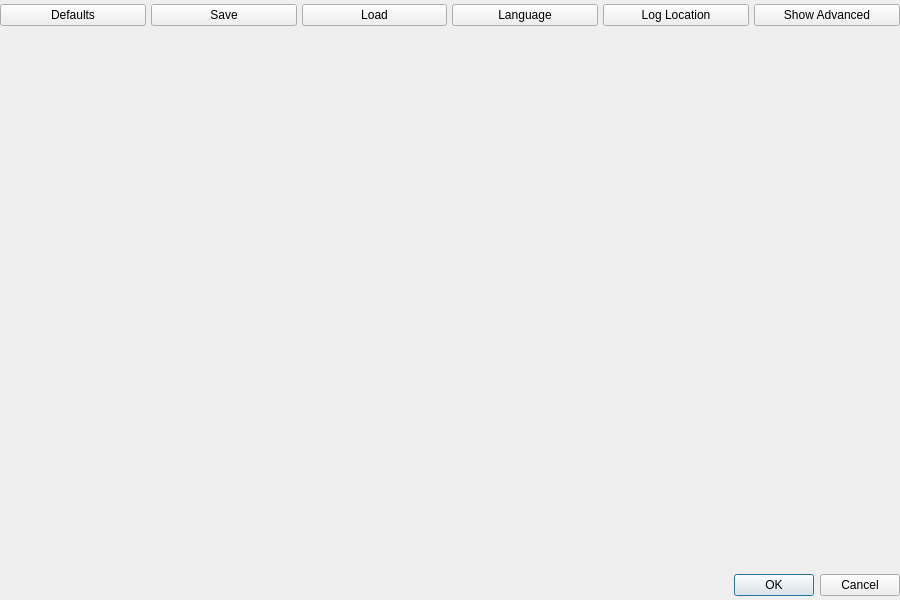
<?xml version="1.0" encoding="UTF-8"?>
<ui version="4.0">
 <class>AskUserForResourcesDialog</class>
 <widget class="QDialog" name="AskUserForResourcesDialog">
  <property name="geometry">
   <rect>
    <x>0</x>
    <y>0</y>
    <width>900</width>
    <height>600</height>
   </rect>
  </property>
  <property name="windowTitle">
   <string>Please define resources</string>
  </property>
  <layout class="QVBoxLayout" name="verticalLayout">
   <property name="spacing">
    <number>6</number>
   </property>
   <property name="leftMargin">
    <number>0</number>
   </property>
   <property name="topMargin">
    <number>4</number>
   </property>
   <property name="rightMargin">
    <number>0</number>
   </property>
   <property name="bottomMargin">
    <number>4</number>
   </property>
   <item>
    <layout class="QHBoxLayout" name="horizontalLayout_2">
     <property name="spacing">
      <number>5</number>
     </property>
     <property name="topMargin">
      <number>0</number>
     </property>
     <item>
      <widget class="QPushButton" name="pushButton">
       <property name="text">
        <string>Defaults</string>
       </property>
       <property name="icon">
        <iconset resource="engine.qrc">
         <normaloff>:/engine/images/new.png</normaloff>:/engine/images/new.png</iconset>
       </property>
      </widget>
     </item>
     <item>
      <widget class="QPushButton" name="pushButton_2">
       <property name="text">
        <string>Save</string>
       </property>
       <property name="icon">
        <iconset resource="engine.qrc">
         <normaloff>:/engine/images/save.png</normaloff>:/engine/images/save.png</iconset>
       </property>
      </widget>
     </item>
     <item>
      <widget class="QPushButton" name="pushButton_3">
       <property name="text">
        <string>Load</string>
       </property>
       <property name="icon">
        <iconset resource="engine.qrc">
         <normaloff>:/engine/images/open.png</normaloff>:/engine/images/open.png</iconset>
       </property>
      </widget>
     </item>
     <item>
      <widget class="QPushButton" name="pushButton_4">
       <property name="text">
        <string>Language</string>
       </property>
       <property name="icon">
        <iconset resource="engine.qrc">
         <normaloff>:/engine/images/language.png</normaloff>:/engine/images/language.png</iconset>
       </property>
      </widget>
     </item>
     <item>
      <widget class="QPushButton" name="pushButton_6">
       <property name="text">
        <string>Log Location</string>
       </property>
       <property name="icon">
        <iconset resource="engine.qrc">
         <normaloff>:/engine/images/log.png</normaloff>:/engine/images/log.png</iconset>
       </property>
      </widget>
     </item>
     <item>
      <widget class="QPushButton" name="pushButton_5">
       <property name="text">
        <string>Show Advanced</string>
       </property>
       <property name="icon">
        <iconset resource="engine.qrc">
         <normaloff>:/engine/images/advanced.png</normaloff>:/engine/images/advanced.png</iconset>
       </property>
      </widget>
     </item>
    </layout>
   </item>
   <item>
    <widget class="QScrollArea" name="scrollArea">
     <property name="frameShape">
      <enum>QFrame::NoFrame</enum>
     </property>
     <property name="frameShadow">
      <enum>QFrame::Plain</enum>
     </property>
     <property name="widgetResizable">
      <bool>true</bool>
     </property>
     <widget class="QWidget" name="scrollAreaWidgetContents">
      <property name="geometry">
       <rect>
        <x>0</x>
        <y>0</y>
        <width>900</width>
        <height>531</height>
       </rect>
      </property>
      <layout class="QHBoxLayout" name="horizontalLayout">
       <property name="spacing">
        <number>0</number>
       </property>
       <property name="leftMargin">
        <number>0</number>
       </property>
       <property name="topMargin">
        <number>0</number>
       </property>
       <property name="rightMargin">
        <number>0</number>
       </property>
      </layout>
     </widget>
    </widget>
   </item>
   <item>
    <widget class="QDialogButtonBox" name="buttonBox">
     <property name="orientation">
      <enum>Qt::Horizontal</enum>
     </property>
     <property name="standardButtons">
      <set>QDialogButtonBox::Cancel|QDialogButtonBox::Ok</set>
     </property>
    </widget>
   </item>
  </layout>
 </widget>
 <resources>
  <include location="engine.qrc"/>
 </resources>
 <connections>
  <connection>
   <sender>buttonBox</sender>
   <signal>accepted()</signal>
   <receiver>AskUserForResourcesDialog</receiver>
   <slot>accept()</slot>
   <hints>
    <hint type="sourcelabel">
     <x>248</x>
     <y>254</y>
    </hint>
    <hint type="destinationlabel">
     <x>157</x>
     <y>274</y>
    </hint>
   </hints>
  </connection>
  <connection>
   <sender>buttonBox</sender>
   <signal>rejected()</signal>
   <receiver>AskUserForResourcesDialog</receiver>
   <slot>reject()</slot>
   <hints>
    <hint type="sourcelabel">
     <x>316</x>
     <y>260</y>
    </hint>
    <hint type="destinationlabel">
     <x>286</x>
     <y>274</y>
    </hint>
   </hints>
  </connection>
 </connections>
</ui>
